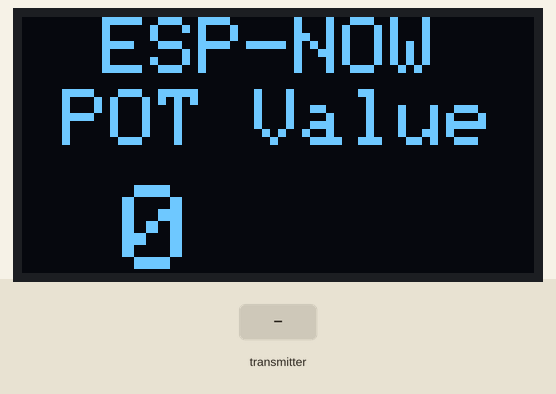
Bench run of a sketch on a simulated ESP32. Parts: 128×64 one-colour display. The inputs (shaded band) are chosen by the test bench. What the sketch prints to the serial monitor is not drawn.

Above: at 1.2 s.
1.3 s: the transmitter starts sending potVal = 1024
At 2.5 s:
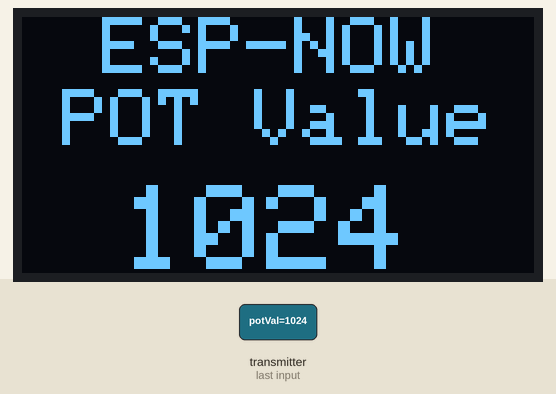
2.8 s: the transmitter starts sending potVal = 2048
At 4.2 s:
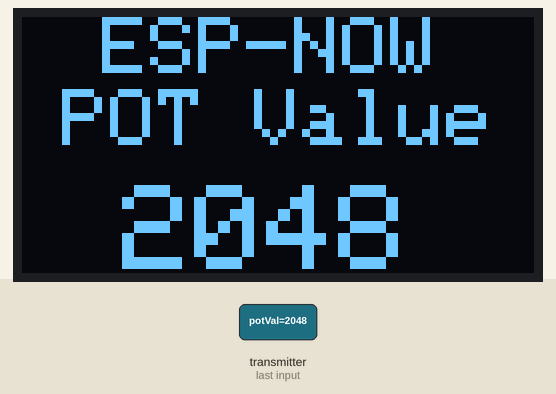
Timing chart, 0 to 5.8 s (numbered marks = the images above; inputs shaded):
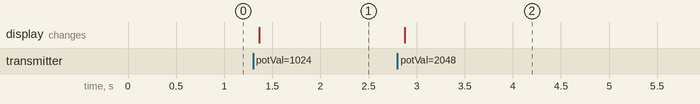

The sketch:

Rx.ino
```cpp
//-----------------------------------------------------------
//ESP-NOW: Receiver
//Ref: Random Nerd Tutorials https://randomnerdtutorials.com
//-----------------------------------------------------------
#include <esp_now.h>
#include <WiFi.h>
#include <Wire.h>
#include <Adafruit_GFX.h>
#include <Adafruit_SSD1306.h>
//-------------------------------------------------------------------------------------
Adafruit_SSD1306 display(128, 64, &Wire, -1);
//-------------------------------------------------------------------------------------
typedef struct RxStruct
{
  int potVal;
}RxStruct;
RxStruct receivedData;
//-------------------------------------------------------------------------------------
void OnDataRecv(const uint8_t * mac, const uint8_t *incomingData, int len)
{
  memcpy(&receivedData, incomingData, sizeof(receivedData));
}
//======================================================================================
void setup()
{
  Serial.begin(9600);
  if (!display.begin(SSD1306_SWITCHCAPVCC, 0x3C))
  {
    Serial.println(F("SSD1306 allocation failed"));
    for (;;); // Don't proceed, loop forever
  }
  display.clearDisplay();
  //-------------------------------------------------------------------------------------
  WiFi.mode(WIFI_STA);
  if (esp_now_init() != ESP_OK)
  {
    Serial.println("Error initializing ESP-NOW");
    return;
  }
  esp_now_register_recv_cb(OnDataRecv);
}
//======================================================================================
void loop()
{
  display.setTextColor(WHITE); display.clearDisplay();
  display.setTextSize(2); display.setCursor(20,0); display.print("ESP-NOW");
  display.setCursor(10,18); display.print("POT Value");
  display.setTextSize(3); display.setCursor(25,42); display.print(receivedData.potVal);
  Serial.println(receivedData.potVal);
  display.display();
}
```

Measured:
- after the input at 1.3 s, the display: changes after 0.06 s (image 1)
- after the input at 2.8 s, the display: changes after 0.08 s (image 2)
